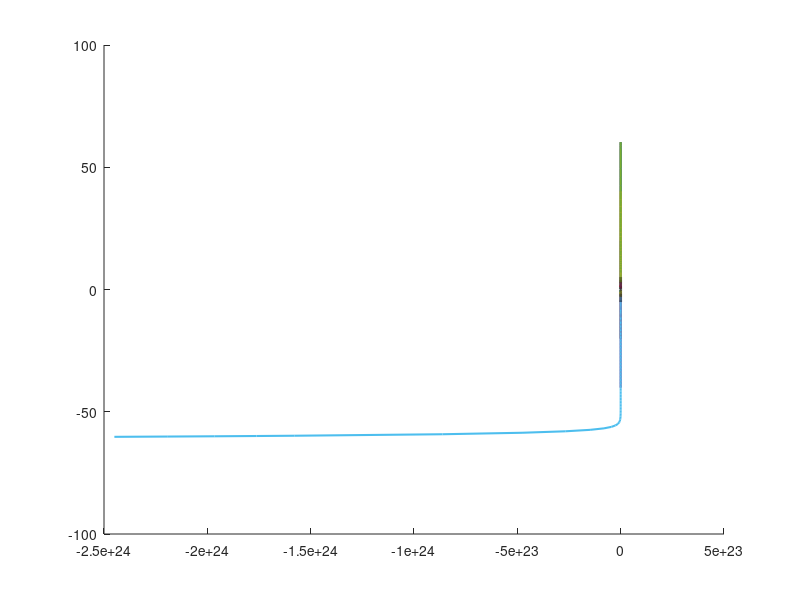

The MATLAB source for this figure: (Note: this script raises an error after producing the figure.)
function hw6()
% plot phase plane

    % z = (x,y); z_dot = (x + e^{-y}, -y)

    tspan = linspace(0,3,500);

    IC = [3 3; -0.5 1; -3 -1; -3 3; -2  2; -1  3; 0  0; 1 -1; 2 -2; 3 -3];
    
    figure;
    hold on;

    % ode45 needs [t,z] = ode45(function, tvalues, IC)
    f = @(t,z) [z(1) + exp(-z(2)); -z(2)];

    for i = 1:size(IC,1)
        [t,z] = ode45(f, tspan, IC(i,:));
        plot(z(:,1), z(:,2), 'LineWidth', 1.5, 'HandleVisibility','off');

        [t,z] = ode45(f, [0 -3], IC(i,:));
        plot(z(:,1), z(:,2), 'LineWidth', 1.5, 'HandleVisibility','off');
    end

    y = linspace(-5,5,500);
    x =-exp(-y);
    plot(x,y,'k--','LineWidth',2,'DisplayName','x-nullcline');

    yline(0,'b--','LineWidth',2,'DisplayName','y-nullcline');

    % equillibrium
    plot(-1,0,'ro','MarkerFaceColor','r', ...
    'DisplayName','Equilibrium (-1,0)');

    xlabel('x');
    ylabel('y');
    title('Phase Plane and Nullclines');
    grid on;

    legend('Location','bestoutside');
    hold off;

    xlim([-5 5]);
    ylim([-5 5]);
end
